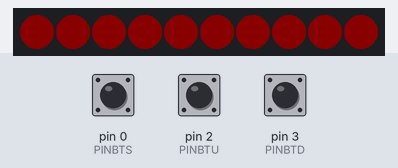
This sketch was run on a simulated Arduino Uno, built with avr-gcc and run on an emulated ATmega328P. Parts: 10 RGB LEDs in strip order, left to right. The inputs (shaded band) are chosen by the test bench; at power-on: pin 0 (PINBTS) HIGH, pin 2 (PINBTU) HIGH, pin 3 (PINBTD) HIGH. Dim RGB values are drawn brighter than linear; random numbers use the default seed unless the sketch sets one.

Above: at 1.2 s.
1.3 s: pin 0 (PINBTS) pulled LOW for 0.15 s
At 2.1 s:
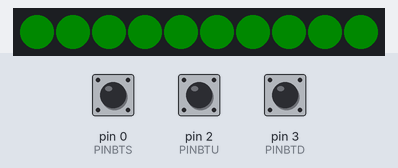
3.0 s: pin 2 (PINBTU) pulled LOW for 0.15 s
At 4.4 s:
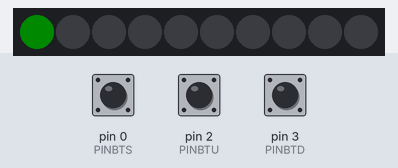
4.7 s: pin 0 (PINBTS) pulled LOW for 1 s
At 6.4 s:
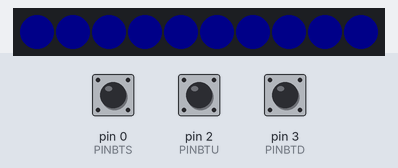
7.2 s: pin 2 (PINBTU) pulled LOW for 1 s
At 9.4 s:
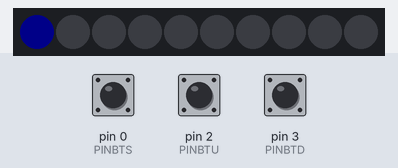
9.7 s: pin 0 (PINBTS) pulled LOW for 0.15 s
At 10.3 s:
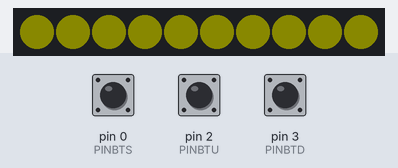
11.4 s: pin 2 (PINBTU) pulled LOW for 0.15 s
At 12.4 s:
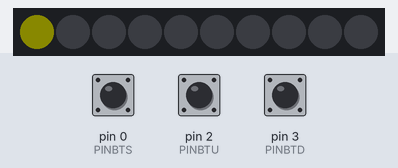
Timing chart, 0 to 14.1 s (numbered marks = the images above; inputs shaded):
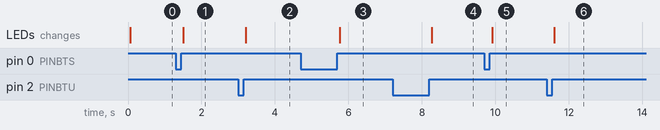

The sketch:

machkin_level_counter.ino
```cpp
#include <Adafruit_NeoPixel.h>
#define PIN 1
#define PINBTS 0
#define PINBTU 2
#define PINBTD 3
#define NUMPIXELS 10
#define BRIGHTNESS 10
#define GAMERS 8

struct Gamer {
    int level;
    uint32_t color;
};

Gamer gamer[GAMERS] = {};
int gamerId[GAMERS] = {0,1,2,3,4,5,6,7};
int cGamer = 0;
int count = 0;
int shift = 0;
int selMode=0;
int rnd=0;
int msDelay=10;
int userChDelay=1500;
bool checkGamers = false;
bool showRnd = false;
bool selBtnState,upBtnState,downBtnState;
bool lastSelBtnState = LOW,lastUpBtnState = LOW,lastDownBtnState = LOW;
unsigned long lastDebounceTimeSel = 0,lastDebounceTimeUp = 0,lastDebounceTimeDown = 0;
unsigned long debounceDelay = 50;
Adafruit_NeoPixel strip = Adafruit_NeoPixel(NUMPIXELS, PIN, NEO_GRB + NEO_KHZ800);

void setup() {
  pinMode (PINBTS, INPUT_PULLUP);
  pinMode (PINBTU, INPUT_PULLUP);
  pinMode (PINBTD, INPUT_PULLUP);
  gamer[0].color=strip.Color(255,0,0);
  gamer[1].color=strip.Color(0,255,0);
  gamer[2].color=strip.Color(0,0,255);
  gamer[3].color=strip.Color(255,255,0);
  gamer[4].color=strip.Color(80,0,255);
  gamer[5].color=strip.Color(255,255,255);
  gamer[6].color=strip.Color(255,0,80);
  gamer[7].color=strip.Color(0,255,255);
  strip.setBrightness(BRIGHTNESS);
  strip.begin();
  strip.show();
}

int checkGamersCount(){
  int countG=0;
  for(int i=0; i<sizeof(gamer)/sizeof(gamer[0]);i++ ){
    if(gamer[i].level > 0){
      gamerId[countG] = i;
      countG++;
    }
  }
  return GAMERS-countG;
}


void showGamer(){
  if(selMode==0){
    userChDelay=1500;
    if(gamer[gamerId[cGamer]].level>0){
      strip.clear();
      strip.fill(gamer[gamerId[cGamer]].color,0,gamer[gamerId[cGamer]].level);
      strip.setBrightness(BRIGHTNESS);
      strip.show();
    }
  }else if(selMode>0 && selMode <= GAMERS-shift){
    strip.clear();
    strip.fill(gamer[gamerId[selMode-1]].color,0,gamer[gamerId[selMode-1]].level);
    strip.setBrightness(BRIGHTNESS);
    strip.show();
  }else if(selMode>GAMERS-shift){
    if(checkGamers == true){
      strip.clear();
      strip.fill(strip.Color(0,0,255),0,5);
    }else{
      if(showRnd == true){
        showRandom();
      }else{
        strip.clear();
        strip.fill(strip.Color(0,0,255),9,1);
        strip.show();
      }
    }
    strip.setBrightness(BRIGHTNESS);
    strip.show();
  }
}


void showConfirm(){
  strip.clear();
  for(int i=0; i<NUMPIXELS; i++){
    strip.setPixelColor(i,strip.Color(random(255),random(255),random(255)));
    strip.setBrightness(BRIGHTNESS);
    strip.show();
  }
  delay(200);
}

void showRandom(){
  strip.clear();
  for(int i=0; i<rnd; i++){
    strip.setPixelColor(i,strip.Color(random(10,255),random(10,255),random(10,255)));
  }
  strip.setBrightness(BRIGHTNESS-5);
  strip.show();
}


void loop() {

  if (checkGamers == true){
    shift=checkGamersCount();
    checkGamers = false;
    showGamer();
  }
  bool selBtn = digitalRead(PINBTS);
  if (selBtn != lastSelBtnState) {
    lastDebounceTimeSel = millis();
  }

  if ((millis() - lastDebounceTimeSel) > debounceDelay) {
    if (selBtn != selBtnState) {
      selBtnState = selBtn;
      if (selBtnState == HIGH) {
        selMode++;
        showRnd = false;
        if(selMode > GAMERS-shift+1) selMode=0;
        showGamer();
      }
    }
  }
  lastSelBtnState = selBtn;

  bool upBtn = digitalRead(PINBTU);
  if (upBtn != lastUpBtnState) {
    lastDebounceTimeUp = millis();
  }

  if ((millis() - lastDebounceTimeUp) > debounceDelay) {
    if (upBtn != upBtnState) {
      upBtnState = upBtn;
      if (upBtnState == HIGH) {
        if(selMode>0 && (selMode-1)<GAMERS){
          gamer[gamerId[selMode-1]].level++;
        }else if(selMode>GAMERS){
          checkGamers = true;
          showConfirm();
        }
        showGamer();
      }
    }
  }
  lastUpBtnState = upBtn;

  bool downBtn = digitalRead(PINBTD);
  if (downBtn != lastDownBtnState) {
    lastDebounceTimeDown = millis();
  }

  if ((millis() - lastDebounceTimeDown) > debounceDelay) {
    if (downBtn != downBtnState) {
      downBtnState = downBtn;
      if (downBtnState == HIGH) {
        if(selMode>0 && (selMode-1)<GAMERS){
          gamer[gamerId[selMode-1]].level--;
        }
        if(selMode==(GAMERS-shift+1)){
          showRnd = true;
          rnd=(int)random(NUMPIXELS)+1;
          showRandom();
        }
        showGamer();
      }
    }
  }
  lastDownBtnState = downBtn;

  if(count < userChDelay/msDelay){
    count++;
  }else{
    count=0;
    if(cGamer < GAMERS-shift-1){
      cGamer++;
    }else{
      cGamer=0;
    }
    showGamer();
  }
  delay(10);
}
```

Measured:
- after the input at 1.3 s, the LEDs: change after 0.20 s (image 1)
- after the input at 3.0 s, the LEDs: change after 0.20 s (image 2)
- after the input at 4.7 s, the LEDs: change after 1.1 s (image 3)
- after the input at 7.2 s, the LEDs: change after 1.1 s (image 4)
- after the input at 9.7 s, the LEDs: change after 0.22 s (image 5)
- after the input at 11.4 s, the LEDs: change after 0.21 s (image 6)
